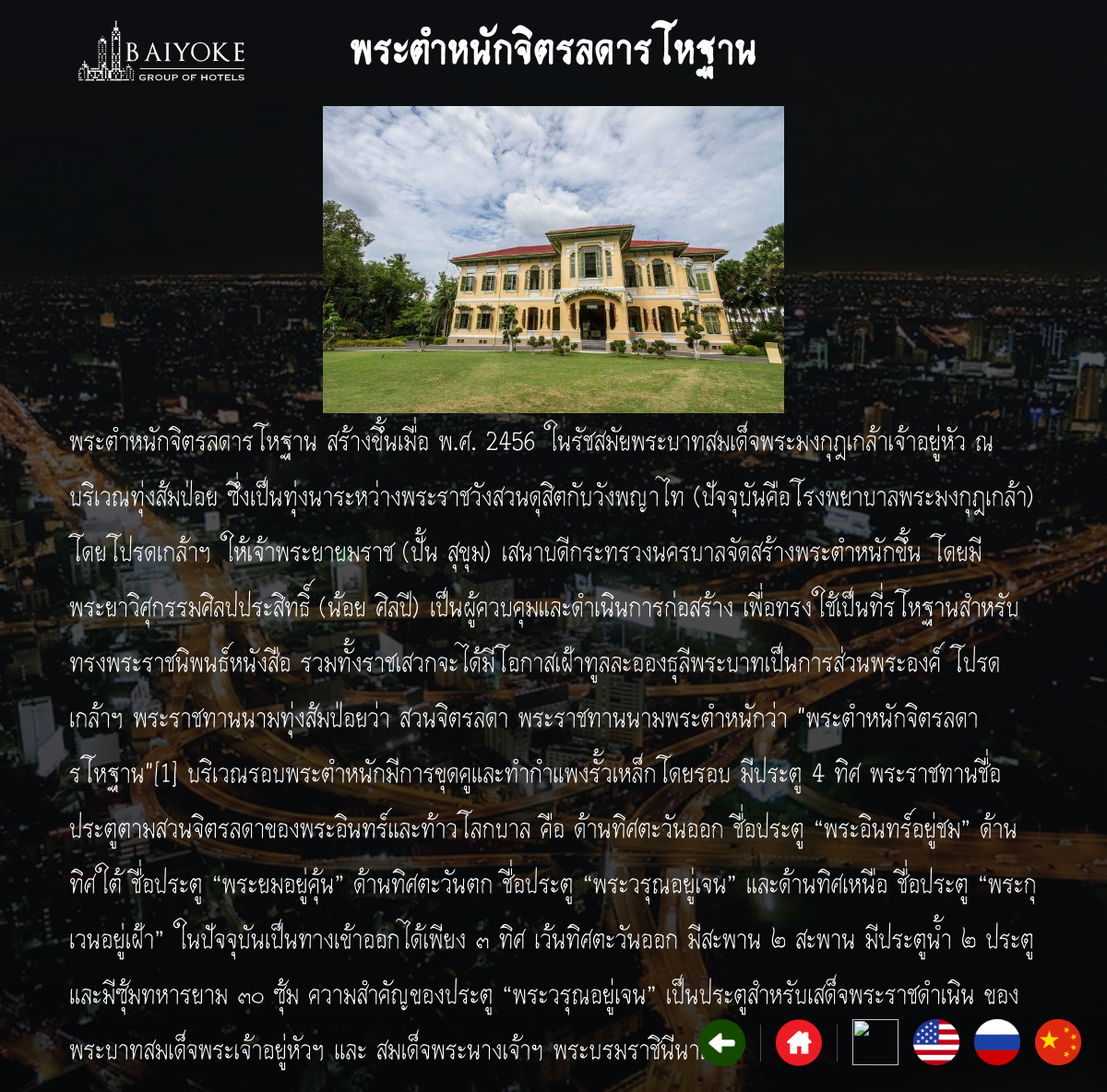
Screenshot of /detail.php?id=1 with the database file from the repository.
### tables this page shows
CREATE TABLE `place_th` (
  `id` int(4) NOT NULL,
  `d_id` int(4) NOT NULL,
  `images` varchar(100) NOT NULL,
  `place_name` varchar(200) NOT NULL,
  `detail` text NOT NULL,
  `sound` varchar(200) NOT NULL
);

### detail.php (the view, shortened to what this page needs)
<?php
    if($_SESSION["lang"] == "EN")
    {
        $strSQL = "SELECT * FROM place_en WHERE id='{$_GET['id']}'";
        $objQuery = mysql_query($strSQL) or die ("Error Query [".$strSQL."]");
        $result = mysql_fetch_assoc($objQuery);
    }
    elseif ($_SESSION["lang"] == "RU")
    {
        $strSQL = "SELECT * FROM place_ru WHERE id='{$_GET['id']}'";
        $objQuery = mysql_query($strSQL) or die ("Error Query [".$strSQL."]");
        $result = mysql_fetch_assoc($objQuery);
    }
    elseif ($_SESSION["lang"] == "CH")
    {
        $strSQL = "SELECT * FROM place_ch WHERE id='{$_GET['id']}'";
        $objQuery = mysql_query($strSQL) or die ("Error Query [".$strSQL."]");
        $result = mysql_fetch_assoc($objQuery);
    }
    else
    {
        $strSQL = "SELECT * FROM place_th WHERE id='{$_GET['id']}'";
        $objQuery = mysql_query($strSQL) or die ("Error Query [".$strSQL."]");
        $result = mysql_fetch_assoc($objQuery);
    }
?>
<html>
<head>
    <link href="css/components.css" rel="stylesheet">
    <link href="css/layout.css" rel="stylesheet">
    <link href="css/animate.css" rel="stylesheet">
    <link href="css/swiper.min.css" rel="stylesheet">
</head>
<body id="sub">
<div class="animated fadeIn fo no-ovf">
    <div class="container animated fadeInDown mw-1600" >
        <div class="row">
            <div class="col-2 py-3 fo">
                <img src="img/232.png" width="200" class="">
            </div>
            <div class="col-8 py-3 m-auto text-center fo">
                <h1 class="f-100 text-white text-center "><?php echo $result['place_name'];?></h1>
            </div>
            <div class="col-2 py-3 m-auto text-right">
            </div>
        </div>
    </div>
    <div class="container animated fadeInDown mw-1600" >
        <div class="row">
            <div class="col-12 text-center">
                <img src="<?php echo $result['images'];?>" width="500">
            </div>
            <div class="col-12">
                <p class="text-white f-40"><?php echo $result['detail'];?></p>
            </div>
        </div>
    </div>
    <div style="position: fixed;bottom: 20px;right: 20px;">
        <div class="d-flex">
            <div class="p-2 hv-lg pr-3">
                <a href="sub.php?d_id=<?php  echo $_SESSION["d_id"];?>" >
                    <img src="img/back-arrow.png" width="50">
                </a>
            </div>
            <div class="p-2 hv-lg pr-3 pl-3">
                <a href="index.php" >
                    <img src="img/Orphan-Home-icon-circle-white.png" width="50">
                </a>
            </div>
            <div class="p-2 hv-lg pl-3">
                <a href="config/change_detail.php?lang=TH&id=<?php echo $_SESSION['id']; ?>">
                    <img src="img/th-circle.png" width="50">
                </a>
            </div>
            <div class="p-2 hv-lg">
                <a href="config/change_detail.php?lang=EN">
                    <img src="img/us-circle.png" width="50">
                </a>
            </div>
            <div class="p-2 hv-lg">
                <a href="config/change_detail.php?lang=RU">
                    <img src="img/ru-circle.png" width="50">
                </a>
            </div>
            <div class="p-2 hv-lg">
                <a href="config/change_detail.php?lang=CH">
                    <img src="img/ch-circle.png" width="50">
                </a>
            </div>
        </div>
    </div>
</div>
</body>
</html>

### css/layout.css (style rules this page uses)
body { font-family:"th_dan_vi_vekregular" }
#sub { background:linear-gradient(rgba(0, 0, 0, 0.59), rgba(0, 0, 0, 0.8)),url(../img/bg-sub.jpg);height:100%;background-position:center;background-repeat:no-repeat;background-size:cover }
.hv-lg { transition:.3s }
html,body { width:100%;height:100%;background:#212121;margin:0;padding:0 }
.f-40 { font-size:40px }
.f-100 { font-size:60px;letter-spacing:2px }
*,*:before,*:after { box-sizing:border-box;margin:0;padding:0 }
.no-ovf { overflow:hidden !important }
.mw-1600 { max-width:90vw }

### rows the page displays
place_th: place_name "พระตำหนักจิตรลดารโหฐาน", images (picture), detail "พระตำหนักจิตรลดารโหฐาน สร้างขึ้นเมื่อ พ.ศ. 2456 ในรัชสมัยพระบาทสมเด็จพระมงกุฎเกล้าเจ้าอยู่หัว ณ บริเวณทุ่งส้มป่อย ซึ่งเป็นทุ่งนาระหว่างพระราชวังสวนดุสิตกับวังพญาไท (ปัจจุบันคือโรงพยาบาลพระมงกุฎเกล้า) โดยโปรดเกล้าฯ ให้เจ้าพระยายมราช (ปั้น สุขุม) เสนาบดีกระทรวงนครบาลจัดสร้างพระตำหนักขึ้น โดยมีพระยาวิศุกรรมศิลปประสิทธิ์ (น้อย ศิลปี) เป็นผู้ควบคุมและดำเนินการก่อสร้าง เพื่อทรงใช้เป็นที่รโหฐานสำหรับทรงพระราชนิพนธ์หนังสือ รวมทั้งราชเสวกจะได้มีโอกาสเฝ้าทูลละอองธุลีพระบาทเป็นการส่วนพระองค์ โปรดเกล้าฯ พระราชทานนามทุ่งส้มป่อยว่า สวนจิตรลดา พระราชทานนามพระตำหนักว่า \"พระตำหนักจิตรลดารโหฐาน\"[1] บริเวณรอบพระตำหนักมีการขุดคูและทำกำแพงรั้วเหล็กโดยรอบ มีประตู 4 ทิศ…"
